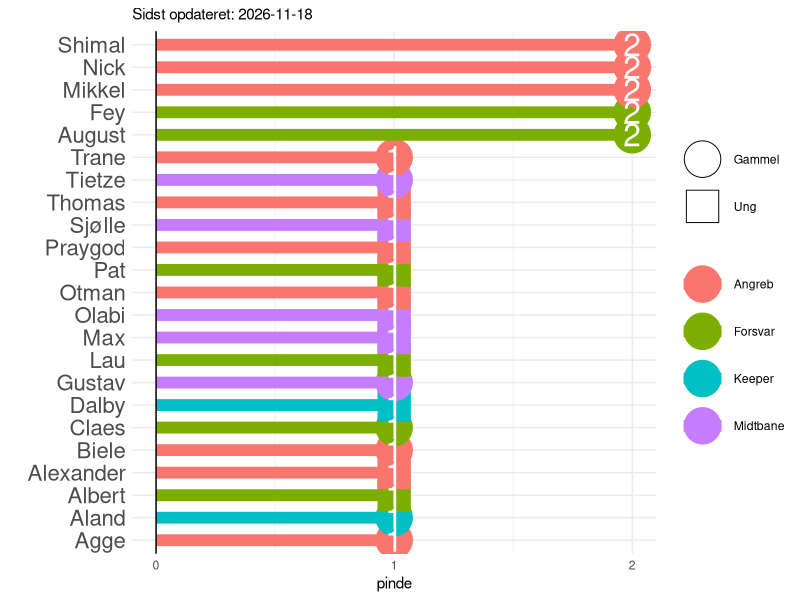

Recreate this plot in R.
library(tidyr)
library(dplyr)
library(purrr)
library(ggplot2)
library(forcats)
library(knitr)

sti_billeder <- "C:/Users/augus/Desktop/pindespil/Jelly/pindespil1908.github.io/assets/img/"

opdateret <- Sys.Date()

data <- tribble(
  ~spiller, ~alder, ~position, 
  
  "Dalby",      "Ung",         "Keeper",
  "Aland",      "Gammel",      "Keeper",
  "KC",         "Gammel",      "Keeper",
  "Konrad",     "Ung",         "Keeper",
  
  "Jogge",      "Gammel",      "Forsvar",
  "Kav",        "Gammel",      "Forsvar",
  "Claes",      "Gammel",      "Forsvar",
  "Lau",        "Ung",         "Forsvar",
  "Fey",        "Gammel",      "Forsvar",
  "August",     "Gammel",      "Forsvar",
  "Pat",        "Ung",         "Forsvar",
  "Albert",     "Ung",         "Forsvar",
  
  "Gustav",     "Gammel",      "Midtbane",
  "Max",        "Ung",         "Midtbane",
  "Tietze",     "Gammel",      "Midtbane",
  "Sjølle",     "Ung",         "Midtbane",
  "Olabi",      "Ung",         "Midtbane",
  
  "Praygod",    "Ung",         "Angreb",
  "Otman",      "Ung",         "Angreb",
  "Thomas",     "Ung",         "Angreb",
  "Alexander",  "Ung",         "Angreb",
  "Nick",       "Gammel",      "Angreb",
  "Haris",      "Ung",         "Angreb",
  "Agge",       "Gammel",      "Angreb",
  "Shimal",     "Gammel",      "Angreb",
  "Biele",      "Gammel",      "Angreb",
  "Mikkel",     "Gammel",      "Angreb",
  "Trane",      "Gammel",      "Angreb"
)

pinde <- tribble(
  ~id, ~dato, ~spiltype, ~trøjer, ~joker, 
  ~vindere, 
  ~tabere,
  
  1, "2025-01-21", "Interval", 1, 0, 
  c("August", "Pat", "Nick", "Mikkel", "Biele", "Max", "Aland", "Thomas", "Trane", "Albert", NA),
  c("Lau", "Fey", "Gustav", "Sjølle", "Alexander", "Agge", "Shimal", "Praygod", "Otman", "Olabi", "Dalby"),
  
  2, "2025-01-21", "Skud", 0, 0, 
  c("Lau", "Fey", "Gustav", "Sjølle", "Alexander", "Agge", "Shimal", "Praygod", "Otman", "Olabi", "Dalby"),
  c("August", "Pat", "Nick", "Mikkel", "Biele", "Max", "Aland", "Thomas", "Trane", "Albert", NA),
  
  3, "2025-01-23", "Interval", 0, 0, 
  c( "August", "Fey", "Shimal", "Nick", "Tietze", "Claes", "Mikkel", NA, NA),
  c("Lau", "Pat", "Albert", "Max", "Sjølle", "Olabi", "Praygod", "Otman", "Thomas")
)

# Specify the content of the Rmd file
rmd_content <- c(
  "---",
  "  layout: home",
  "title: Pindespillet",
  "subtitle: B1908 1. senior",
  "output: md_document",
  "---",
  "",
  "# Introduction",
  "",
  "This is a dynamically created R Markdown file showcasing a data summary.",
  "",
  "## Data",
  "",
  "Here is the data we created in the script:",
  "",
  "```{r}",
  "library(knitr)",
  "data",
  "pinde",
  "kable(my_data, format = \"html\")",
  "```",
  "```{r echo=FALSE, message=FALSE, warning=FALSE}",
  "pinde %>%",
    "select(-tabere) %>%",
    "mutate(across(where(is.list), ~sapply(., toString))) %>% # Convert list columns to strings",
    "kable(format = \"html\", table.attr = \"class='table table-striped'\")",
  "```",
  "```{r echo=FALSE, message=FALSE, warning=FALSE}",
  "data %>%  kable(format = \"html\", table.attr = \"class='table table-striped'\")",
  "```"
)

# Write the content to an Rmd file
writeLines(rmd_content, "my_report.Rmd")



funktion <- function(input) {
pinde <- pinde %>% 
  unnest(cols = c(vindere, tabere)) %>% 
  mutate(dato = as.Date(dato, tryFormats = c("%Y-%m-%d")))

forkert <- c(setdiff(pinde$tabere, data$spiller), setdiff(pinde$vindere, data$spiller)) %>% na.omit

if (length(forkert) > 0) {
  stop("idiot")
} else {
  message("godt")
}
pinde
}

pinde <- funktion(pinde)

png(filename = paste0(sti_billeder, "pinde_spiller.png"), width = 1000, height = 1200)
pinde %>% 
  filter(!is.na(vindere)) %>% 
  group_by(vindere) %>% 
  summarise(pinde = n()) %>% 
  left_join(data, by = c("vindere"="spiller")) %>% 
  arrange(desc(pinde)) %>% 
  ggplot(aes(fct_reorder(vindere, pinde), pinde))+ 
  geom_point(aes(shape = alder, fill = position, color=position), size =12)+
  geom_segment(aes(x = fct_reorder(vindere, pinde), xend = fct_reorder(vindere, pinde),
                   y = 0, yend = pinde, color = position),
               lwd = 4) +
  geom_text(aes(label = pinde), color = "white", size = 8) +
  scale_shape_manual(values = c(21, 22), name = " ") +
  geom_hline(yintercept = 0) +
  coord_flip() +  
  theme_minimal() + 
  scale_x_discrete(name = "")+
  scale_y_continuous(breaks = seq(0,2))+
  theme(legend.title = element_blank(),
        axis.text.y = element_text(size = 16)) +
  labs(subtitle= paste0("Sidst opdateret: ", opdateret))
dev.off()
  


